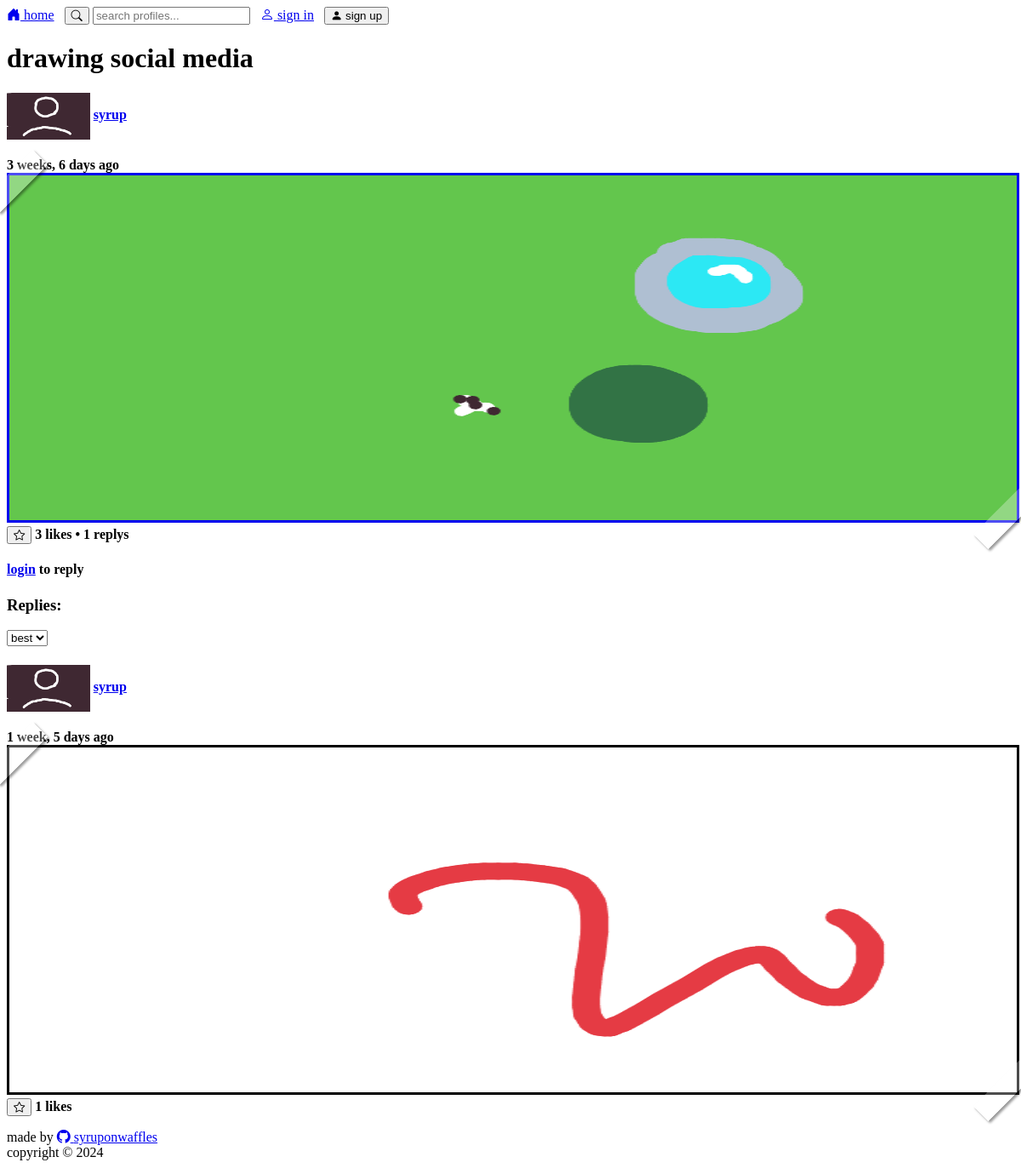
The app's page /post/4/ with its own data.
### socialMedia/models.py (models this page shows, shortened)
class Post(models.Model):
    body = models.ImageField()
    created_by = models.ForeignKey("UserProfile", on_delete=models.CASCADE)
    created_on = models.DateTimeField(auto_now_add=True)

class UserProfile(models.Model):
    user = models.OneToOneField(User, on_delete=models.CASCADE,related_name='profile')
    profile_picture = models.ImageField(default="placeholders/fpfPlaceholder.png")
    bio_picture = models.ImageField(default="placeholders/bioPlaceholder.png")
    def __str__(self):
        return self.user.username

class Reply(models.Model):
    body = models.ImageField()
    created_by = models.ForeignKey("UserProfile", on_delete=models.CASCADE)
    created_on = models.DateTimeField(auto_now_add=True)
    post = models.ForeignKey("Post", on_delete=models.CASCADE,related_name='replys')

### socialMedia/views.py (the view, shortened to what this page needs)
# urls.py: path('post/<int:pk>/',views.post_detail,name="post_detail"),
def post_detail(request, pk):
    order_by="-like_count"
    url_sort_by="best"
    parsed_url = parse_qs(urlparse(request.build_absolute_uri()).query)
    post = Post.objects.get(pk=pk)
    replys = Reply.objects.filter(post=post).annotate(like_count=Count('reply_likes')+1).order_by(order_by)
    form = CanvasForm()
    context = {
        "post": post,
        "replys":replys,
        "url_sort_by" :url_sort_by,
        "canvasForm": CanvasForm()
    }
    return render(request, "post_detail.html", context)

### socialMedia/forms.py
class CanvasForm(forms.Form):
    body = forms.CharField()

### socialMedia/templates/post_detail.html (shortened to what this page needs)
{% extends "base.html" %}
{% block content %}
    {% include 'components/post.html' %}
    {% if user.is_authenticated %}
        <div x-data="{show: false}">
            <a href="#0"  style="color : var(--text)"><h3 x-on:click="show=!show"><span><i x-show="!show" class="bi bi-caret-right-fill"></i> <i x-show="show" class="bi bi-caret-down-fill"></i></span> draw your own reply:</h3></a>
            <div x-show="show" x-transition>
                {% include 'components/paint.html' %}
            </div>
        </div>
    {% else %}
        <h4><a href="{% url 'account_login'%}">login</a> to reply</h4>
    {% endif %}
    <h3>Replies:</h3>
    {% include "components/sort.html" %}
    {% if replys %}
        {% for reply in replys %}
                    {% include 'components/reply.html' %}
                {% endfor %}
            {% else %}
                {% if user == post.created_by.user %}
                    <h4> no one replied to your post yet. sad</h4>
        {% else %}
            <h4> no one replied to this post yet. you can change that</h4>
        {% endif %}
    {% endif %}
{% endblock content %}

### socialMedia/templates/components/post.html (shortened to what this page needs)
{% load static %}
{% load filters %}
<section class="post">
    <div>
        <h4>
            <a href="{% url 'profile_detail' post.created_by.pk%}"><img style="height: 55px; border-style: none;vertical-align: middle;" src="/media/{{post.created_by.profile_picture}}" ></a>
            <a href="{% url 'profile_detail' post.created_by.pk%}">{{ post.created_by|truncatechars:20 }}</a>
        </h4>
        <b>{{ post.created_on|timesince}} ago</b>
        <div class="photo"><a href="{% url 'post_detail' post.pk%}"> <img class="art" src="/media/{{post.body.name }}" ></a></div>
    </div>
    {% if user.is_authenticated %}
            <button hx-swap="begin" hx-post="{% url 'post_like' post.pk %}">
                {% if post.likes.all|dasame:user.pk %}
                <i class="bi bi-star-fill"></i>
                {% else %}
                <i class="bi bi-star"></i>
                {% endif %}
            </button>
    {% else %}
        <form style="display: inline;" method="post" action="{% url 'account_login' %}">
            <button type="submit"><i class="bi bi-star"></i></button>
        </form>
    {% endif %}
    <h4 style="display: inline"> <span id='like-count' id="likes">{{post.likes.all.count}}</span> likes • <span x-text="replys">{{post.replys.all.count}}</span> replys</h4>
    </section>

### socialMedia/templates/components/reply.html (shortened to what this page needs)
{% load static %}
{% load filters %}
<div class="reply">
    <div>
        <h4>
            <a href="{% url 'profile_detail' reply.created_by.pk%}"><img style="height: 55px; border-style: none;vertical-align: middle;" src="/media/{{reply.created_by.profile_picture}}" ></a>
            <a href="{% url 'profile_detail' reply.created_by.pk%}">{{ reply.created_by|truncatechars:20 }}</a>
        </h4>
        <b>{{ reply.created_on|timesince}} ago</b>
        <div class="photo"><img class="art" src="/media/{{reply.body.name }}" ></div>
    </div>
    {% if user.is_authenticated %}
    <button hx-post="{% url 'reply_like' reply.pk %}">
        {% if reply.reply_likes.all|dasame:user.pk %}
            <i class="bi bi-star-fill"></i>
        {% else %}
            <i class="bi bi-star"></i>
        {% endif %}
    </button>
    {% else %}
        <form style="display: inline;" method="reply" action="{% url 'account_login' %}">
            <button type="submit"><i class="bi bi-star"></i></button>
        </form>
    {% endif %}
    <h4 style="display: inline"> <span id='reply-like-count' x-text="reply_likes">{{reply.reply_likes.all.count}}</span> likes</h4>
    </div>

### socialMedia/static/custom.css (style rules this page uses)
.photo { position: relative; }
.photo:before { content: ""; height: 25px; width: 80px; background-color: rgba(255, 255, 255, .3); position: absolute; top: -5px; left: -5px; transform: translateX(-30%) translateY(10%) rotate(-45deg); box-shadow: 0px 3px 3px rgba(0, 0, 0, 0.4); pointer-events: none }
.photo:after { content: ""; height: 25px; width: 80px; background-color: rgba(255, 255, 255, .3); position: absolute; bottom: -5px; right: -5px; transform: translateX(30%) translateY(-10%) rotate(-45deg); box-shadow: 0px 3px 3px rgba(0, 0, 0, 0.4); pointer-events: none }
.art { border-style: solid; width: 100%; height: 405px; }

### records on screen
Post: created_by.profile_picture (picture), created_by "syrup", created_on "3 weeks, 6 days", body.name (picture), likes.all.count "3", replys.all.count "1"
Reply: created_by.profile_picture (picture), created_by "syrup", created_on "1 week, 5 days", body.name (picture), reply_likes.all.count "1"
